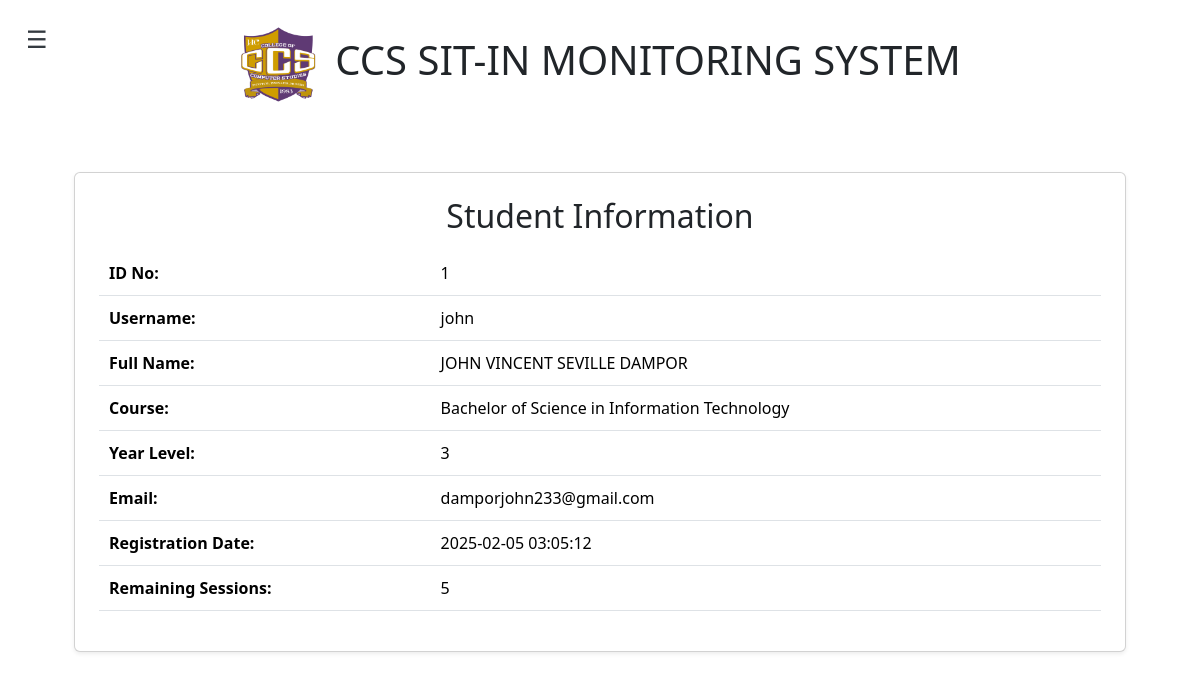
Before: /student_dashboard (signed in) with the older database file.
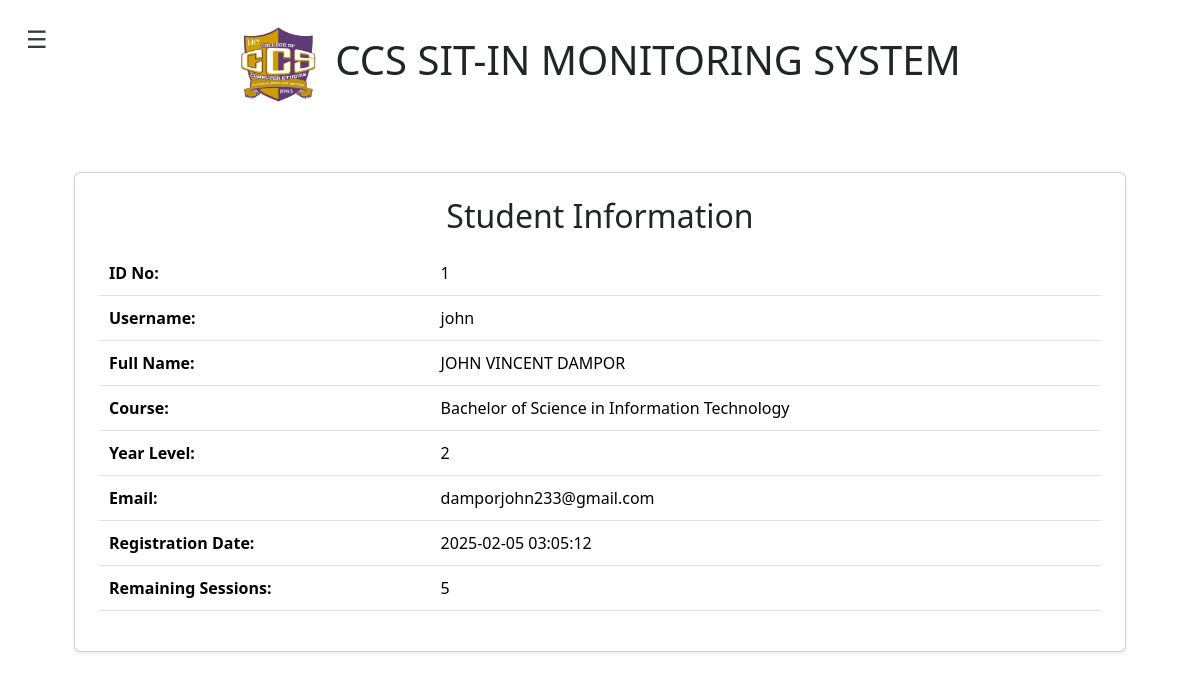
After: the same page with the newer database file.
### tables this page shows
CREATE TABLE students (
                    id INTEGER PRIMARY KEY AUTOINCREMENT,
                    idno TEXT UNIQUE NOT NULL,
                    username TEXT UNIQUE NOT NULL,
                    password TEXT NOT NULL,
                    firstname TEXT NOT NULL,
                    lastname TEXT NOT NULL,
                    midname TEXT,
                    course TEXT,
                    yearlevel TEXT,
                    email TEXT UNIQUE NOT NULL,
                    registration_date TEXT NOT NULL
                , remaining_sessions INTEGER DEFAULT 5);

### app.py (the view)
@app.route('/student_dashboard')
def student_dashboard():
    if 'username' not in session or session.get('role') != 'student':
        flash("You need to log in first.", "danger")
        return redirect(url_for('login_dashboard'))
    username = session['username']
    conn_user = get_db_connection('studentuser.db')
    cursor_user = conn_user.cursor()
    cursor_user.execute('''
        SELECT id, idno, username, firstname, midname, lastname,
               course, yearlevel, email, registration_date, remaining_sessions
        FROM students WHERE username = ?
    ''', (username,))
    student = cursor_user.fetchone()
    conn_user.close()
    if not student:
        flash("Student record not found.", "danger")
        return redirect(url_for('login_dashboard'))
    student_dict = {key: student[key] for key in student.keys()}
    conn_labs = get_db_connection('labs.db')
    cursor_labs = conn_labs.cursor()
    cursor_labs.execute("SELECT id, number, capacity FROM labs")
    labs = cursor_labs.fetchall()
    conn_labs.close()
    return render_template('student_dashboard.html',
                           student=student_dict,
                           labs=[dict(lab) for lab in labs],
                           current_date=date.today().isoformat())

### app.py (called while the page is built)
def get_db_connection(db_name='studentuser.db'):
    conn = sqlite3.connect(db_name)
    conn.row_factory = sqlite3.Row
    return conn

### templates/student_dashboard.html (shortened to what this page needs)
{% extends "base.html" %}
{% block content %}
<button class="menu-toggle" onclick="toggleSidebar()">
    &#9776;
</button>
<div class="content" id="content">
    <div class="container mt-4">
        <div class="card shadow-sm p-4">
            <h2 class="mb-3 text-center">Student Information</h2>
            {% if student %}
            <table class="table">
                <tr>
                    <th>ID No:</th>
                    <td>{{ student.id }}</td>
                </tr>
                <tr>
                    <th>Username:</th>
                    <td>{{ student.username }}</td>
                </tr>
                <tr>
                    <th>Full Name:</th>
                    <td>{{ student.firstname }} {{ student.midname or '' }} {{ student.lastname }}</td>
                </tr>
                <tr>
                    <th>Course:</th>
                    <td>{{ student.course }}</td>
                </tr>
                <tr>
                    <th>Year Level:</th>
                    <td>{{ student.yearlevel }}</td>
                </tr>
                <tr>
                    <th>Email:</th>
                    <td>{{ student.email }}</td>
                </tr>
                <tr>
                    <th>Registration Date:</th>
                    <td>{{ student.registration_date }}</td>
                </tr>
                <tr>
                    <th>Remaining Sessions:</th>
                    <td>{{ student.remaining_sessions }}</td>
                </tr>
            </table>
            {% else %}
            <p class="text-center text-danger">No student data found.</p>
            {% endif %}
        </div>
    </div>
</div>
{% endblock %}

### templates/base.html (shortened to what this page needs)
<!DOCTYPE html>
<html lang="en">
<head>
    <link rel="stylesheet" href="https://cdnjs.cloudflare.com/ajax/libs/bootstrap/5.1.0/css/bootstrap.min.css">
    <link rel="stylesheet" href="https://cdn.jsdelivr.net/npm/bootstrap@5.3.0/dist/css/bootstrap.min.css">
    <link rel="stylesheet" href="https://cdnjs.cloudflare.com/ajax/libs/font-awesome/5.15.3/css/all.min.css">
    <link rel="stylesheet" href="https://stackpath.bootstrapcdn.com/bootstrap/5.1.3/css/bootstrap.min.css">
    <link rel="stylesheet" href="https://cdn.jsdelivr.net/npm/bootstrap@5.3.2/dist/css/bootstrap.min.css">
    <link rel="stylesheet" href="https://cdnjs.cloudflare.com/ajax/libs/font-awesome/5.15.3/css/all.min.css">
</head>
<body>
    <div class="container">
        <header class="header my-4 d-flex align-items-center justify-content-center">
            <img src="{{ url_for('static', filename='logo/ccslogo.png') }}" alt="CCS Logo" class="logo me-3">
            <h1 class="text-center">CCS SIT-IN MONITORING SYSTEM</h1>
        </header>
        <main>
            {% block content %}
            {% endblock %}
        </main>
    </div>
</body>
</html>

### templates/base.html (style rules this page uses)
.header { display: flex; justify-content: space-between; align-items: center; }
.logo { max-height: 80px; }

### templates/student_dashboard.html (style rules this page uses)
body { display: flex; }
.content { margin-left: 0; transition: 0.3s; padding: 20px; flex-grow: 1; }
.menu-toggle { position: absolute; top: 20px; left: 20px; cursor: pointer; background: none; border: none; font-size: 24px; color: #343a40; }
.table th, .table td { text-align: left; padding: 10px; }

Changed rows visible on the page:
changed students "john": yearlevel "3" → "2"; midname "SEVILLE" → (not shown)
